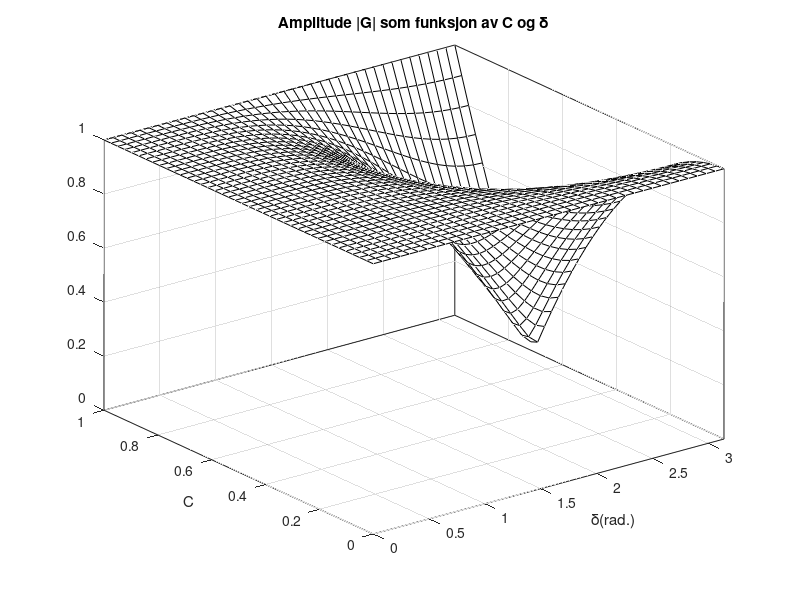

This figure's MATLAB source:
% program lw3d
% 
clear; close;
cv = linspace(0,1,40);
dv = linspace(0,pi,40);
[x,y] = meshgrid(dv,cv);
svart = zeros(64,3);
colormap(svart);
z = sqrt(1-4*y.^2.*(1-y.^2).*sin(x*0.5).^4);
mesh(x,y,z);
xlim([0,pi]);
box on
grid on
title('Amplitude |G| som funksjon av C og \delta');
ylabel('C');
xlabel('\delta(rad.)');
